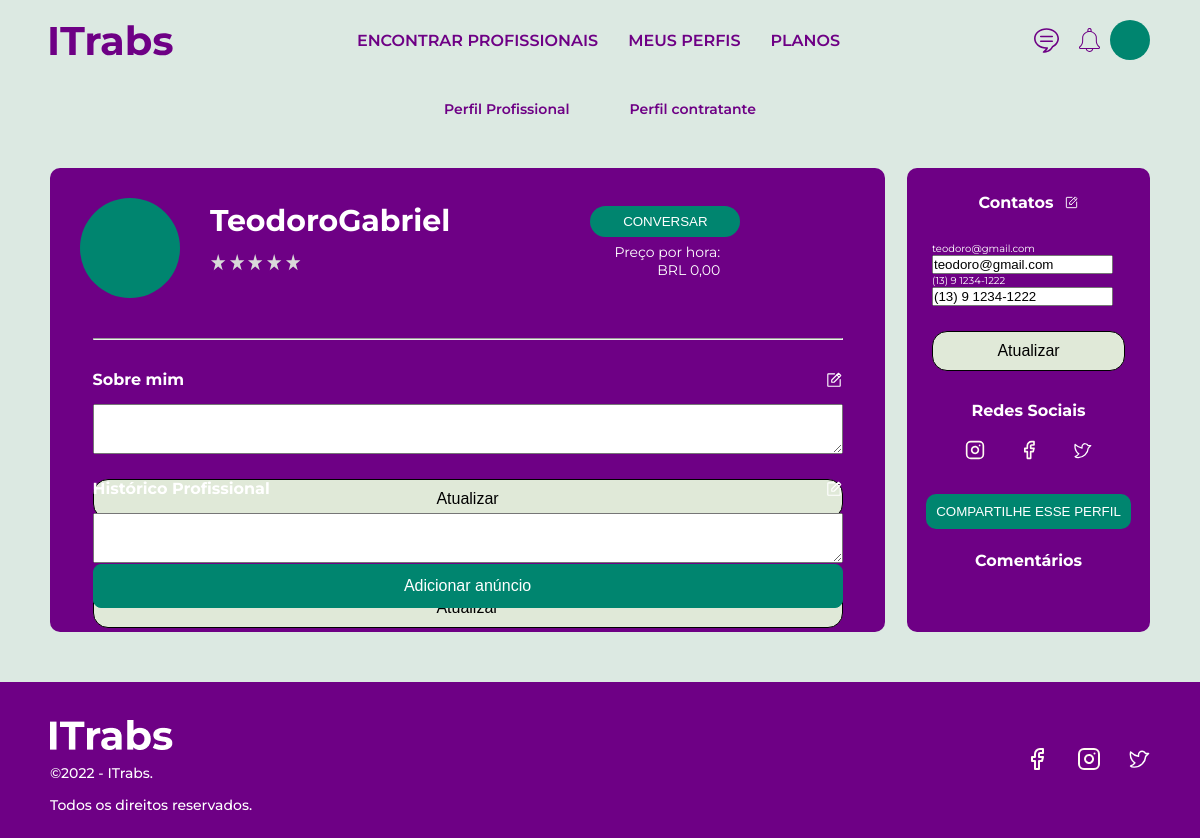
/pprofile/TeodoroGabriel (signed in), run on an earlier commit of the app's database.
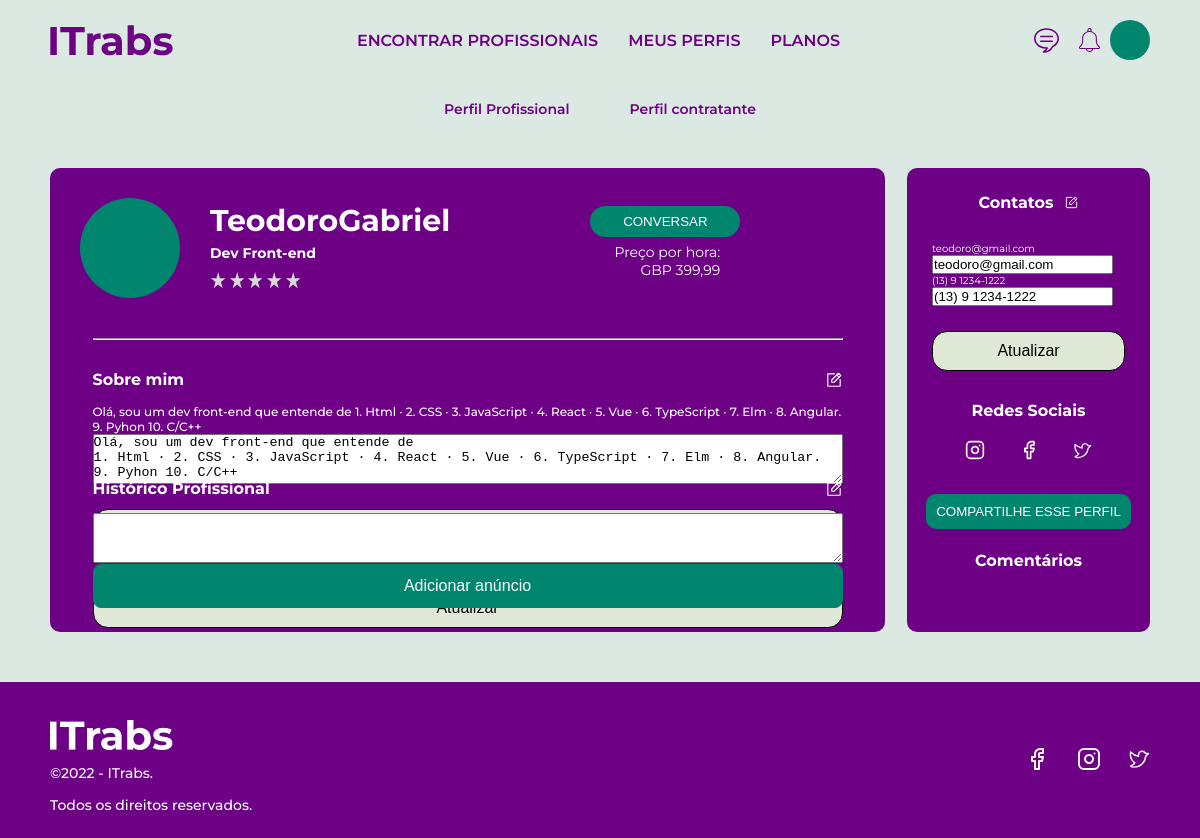
And on a later commit of the database.
### users/models.py (models this page shows, shortened)
class CustomUser(AbstractUser):
    STATUS = (
        ('standard', 'standard'),
        ('gold', 'gold'),
        ('platinum', 'platinum')
    )
    LANGUAGES = (
        ('Português', 'Português'),
        ('Inglês', 'Inglês'),
        ('Espanhol', 'Espanhol'),
    )
    CATEGORY = (
        ('Não especificado', 'Não especificado'),
        ('Serviços Domésticos', 'Serviços Domésticos'),
        ('TI e Programação', 'TI e Programação'),
        ('Moda e Beleza', 'Moda e Beleza'),
        ('Reforma e Reparos', 'Reforma e Reparos'),
        ('Saúde', 'Saúde'),
        ('Assistência Técnica', 'Assistência Técnica'),
        ('Tradução e Conteúdo', 'Tradução e Conteúdo'),
        ('Design e Multimedia', 'Design e Multimedia'),
    )
    CURRENCY = (
        ('BRL', 'BRL'),
        ('USD', 'USD'),
        ('EUR', 'EUR'),
        ('GBP', 'GBP'),
    )
    email = models.EmailField(unique=True)
    phone_number = models.CharField('Phone number', max_length=16, default='(0) 0 0000-0000')
    status = models.CharField(choices=STATUS, max_length=10, default='standard')
    about_general = models.TextField('About me', max_length=300, default='', blank=True)
    about_looking = models.TextField('Looking for', max_length=300, default='', blank=True)
    about_expectation = models.TextField('What I expect', max_length=300, default='', blank=True)
    occupation = models.CharField('Occupation', max_length=50, blank=True)
    professional_history = models.TextField('Professional history', max_length=300, default='', blank=True)
    about_professional = models.TextField('About my career', max_length=300, default='', blank=True)
    about_advertisement = models.TextField('Descrição do Anúncio:', max_length=300, default='', blank=True)
    category = models.CharField('Categoria', choices=CATEGORY, max_length=30, default='Não especificado')
    availability = models.TextField('Disponibilidade', max_length=70, default='', blank=True)
    currency =  models.CharField('Moeda', max_length=3, choices=CURRENCY, default='BRL')
    currency_amount = models.DecimalField('Preço por hora', max_digits=10, decimal_places=2, default=0)
    languages = MultiSelectField('Idiomas', max_length=30, choices=LANGUAGES, default='Português')

### users/views.py (the view, shortened to what this page needs)
# urls.py: path('pprofile/<username>', views.professional_profile, name='professional_profile'),
def professional_profile(request, username):
    if request.user.is_authenticated:
        user = get_user_model().objects.filter(username=username).first()
        if user:
            form = UserUpdateFormRightInfo(instance=user)
            form_professional_info = UserUpdateFormAboutProfessional(instance=user)
            form_professional_history = UserUpdateFormAboutProfessionalHistory(instance=user)
            form_advertisement = UserUpdateFormAboutAdvertisement(instance=user)
            return render(
                request=request,
                template_name='users/perfilprofissional.html',
                context={
                        'form': form,
                        'form_professional_info': form_professional_info,
                        'form_professional_history': form_professional_history,
                        'form_advertisement': form_advertisement,
                })
        return redirect('home')
    return redirect('home')

### users/forms.py
class UserUpdateFormRightInfo(forms.ModelForm):
    email = forms.EmailField()
    class Meta:
        model = get_user_model()
        fields = [
            'email',
            'phone_number',
            ]

class UserUpdateFormAboutProfessional(forms.ModelForm):
    class Meta:
        model = get_user_model()
        fields = ['about_professional']

### users/templates/users/perfilprofissional.html (shortened to what the changed rows need)
{% load static %}
<!DOCTYPE html>
<html lang="pt-br">
<head>
  <link rel="stylesheet" href="{% static 'css/perfilprofissional.css' %}" />
</head>
<body id="body-container">
  <section id="profile-info">
    <div class="container">
      <div class="info-division">
        <div class="left-info">
          <div class="row">
            <div class="profile-information">
              <h2><span>{{ form.instance.username }}</span></h2>
              <p><span>{{ form.instance.occupation }}</span></p>
            </div>
            <div class="btn-message">
              <div class="hour-price">
                <div class="price">
                  <span>{{ form.instance.currency }} <span>{{ form.instance.currency_amount }}</span></span>
                </div>
              </div>
            </div>
          </div>
          <div class="about-box box">
            <div class="about">
              <p>
                <span>
                  {{ form.instance.about_professional }}
                </span>
              </p>
              <form method="POST">
                {{ form_professional_info.about_professional }}
                <input type="submit" id="button" value="Atualizar" name="update_professional_info"/>
              </form>
            </div>
          </div>
          <div class="professional-history box">
            <div class="about">
              <form method="POST">
                {{ form_professional_history.professional_history }}
                <input type="submit" id="button" value="Atualizar" name="update_professional_history_info"/>
              </form>
            </div>
          </div>
        </div>
        <div class="right-info">
          <div class="contact">
            <h2>Contatos<img src="{% static 'images/EditPencil.svg' %}" id="edit"></h2>
            <div id="contacts-info">
              <a href="#">{{ form.instance.email }}</a>
              <form method="POST" id="form">
                {{ form.email }}
                <br>
                <a href="#">{{ form.instance.phone_number }}</a>
                {{ form.phone_number }}
                <input type="submit" id="button" value="Atualizar" name="update_right_info" />
              </form>
            </div>
          </div>
          <div class="social">
            <h2>Redes Sociais</h2>
          </div>
          <div class="comments">
            <h2>Comentários</h2>
          </div>
        </div>
      </div>
  </section>
</body>
</html>

What changed in the data, as far as the page shows it:
changed CustomUser "TeodoroGabriel": instance.occupation (not shown) → "Dev Front-end"; instance.currency "BRL" → "GBP"; instance.currency_amount "0,00" → "399,99"; instance.about_professional (not shown) → "Olá, sou um dev front-end que entende de 1. Html · 2. CSS · 3. JavaScript · 4. React · 5. Vue · 6. TypeScript · 7. Elm · 8. Angular. 9. Pyhon 10. C/C++"; about_professional (not shown) → "Olá, sou um dev front-end que entende de 1. Html · 2. CSS · 3. JavaScript · 4. React · 5. Vue · 6. TypeScript · 7. Elm · 8. Angular. 9. Pyhon 10. C/C++"
Also different on the page:
form field update_professional_info: "Atualizar" → (not shown)
